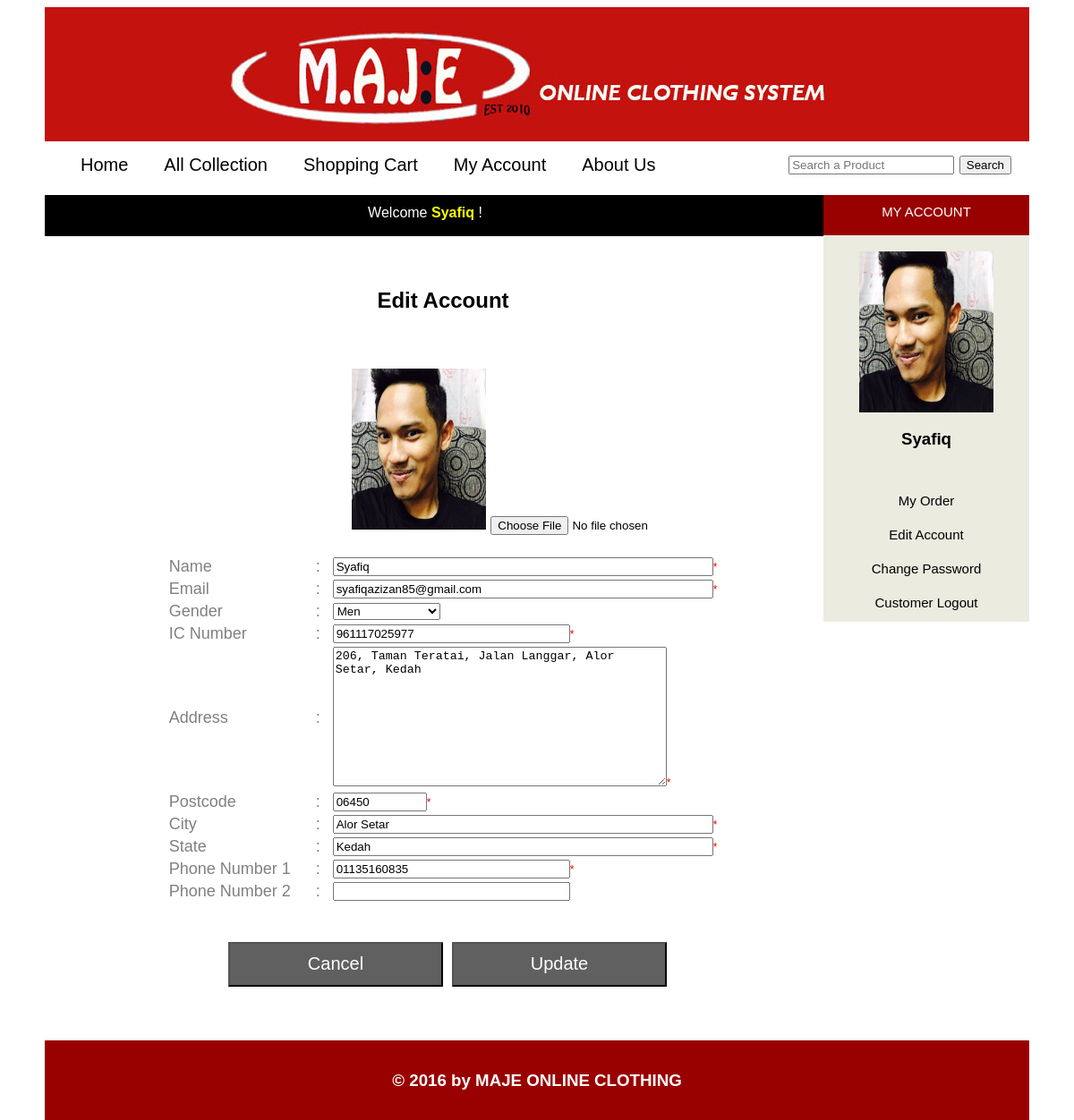
The page /customer/edit_account.php (signed in) on the database its author committed.
### tables this page shows
CREATE TABLE `customer` (
  `c_id` int(255) NOT NULL,
  `email` varchar(255) NOT NULL,
  `psw` varchar(255) NOT NULL,
  `name` varchar(255) NOT NULL,
  `gender` varchar(6) NOT NULL,
  `ic` varchar(12) NOT NULL,
  `image` varchar(255) NOT NULL,
  `address` text NOT NULL,
  `pos_code` varchar(5) NOT NULL,
  `city` varchar(255) NOT NULL,
  `state` varchar(255) NOT NULL,
  `phone1` varchar(11) NOT NULL,
  `phone2` varchar(11) NOT NULL
);

### customer/edit_account.php (the view, shortened to what this page needs)
<?php
	include('interface.php');
?>
<html>
<head>
	<link rel="stylesheet" type="text/css" href="../css/MAJE.css">
</head>
<body>
<div class="body">
	<div class="content">
		<div class="content_item">
			<div class="bar2">
			</div>
			<div class='detail_text2'>
				<?php
					$nameErr = $emailErr = $icErr = $addressErr = $poscodeErr = $cityErr = $stateErr = $phone1Err = $phone2Err ="";
				?>
				<form action="<?php echo htmlspecialchars($_SERVER["PHP_SELF"]);?>" method="post" enctype="multipart/form-data"/>
					<br><h2 align="center">Edit Account</h2><br>
					<table align='center' border='0' class='table'>
					<?php
					$sql = "select * from customer where email='".$_SESSION['email']."'";
					$run = mysql_query($sql);
					while($row=mysql_fetch_array($run))
					{
						$name = $row['name'];
						$email = $row['email'];
						$gender = $row['gender'];
						$ic = $row['ic'];
						$image =$row['image'];
						$address = $row['address'];
						$poscode = $row['pos_code'];
						$city = $row['city'];
						$state = $row['state'];
						$phone1 = $row['phone1'];
						$phone2 = $row['phone2'];
						echo "
							<tr>
								<td colspan='3'>
									<div style='text-align:right;'><br><img src='profile_image/$image' width='150px' height='180px'/>
									<input type='file' name='image' accept='image/*' /><br><br></div>
								</td>
							</tr>
							<tr>
								<td width='160' style='color: #808080;'>Name</td>
								<td width='15' style='color: #808080;'>:</td>
								<td><input type='text' name='name' size='50' value='$name'/><font class='error'>* $nameErr</font></td>
							</tr>
							<tr>
								<td style='color: #808080;'>Email</td>
								<td style='color: #808080;'>:</td>
								<td><input type='text' name='email' size='50' value='$email'/><font class='error'>* $emailErr</font></td>
							</tr>
							<tr>
								<td style='color: #808080;'>Gender</td>
								<td style='color: #808080;'>:</td>
								<td>";
							if($gender == 'Men')
							{
								echo"<select name='gender' style='width: 120px;'>
										<option value='Men'>Men</option>
										<option value='Women'>Women</option>
									</select>";
							}
							else
							{
								echo"<select name='gender' style='width: 120px;'>
										<option value='Women'>Women</option>
										<option value='Men'>Men</option>
									</select>";
							}
						echo"	</td>
							</tr>
							<tr>
								<td style='color: #808080;'>IC Number</td>
								<td style='color: #808080;'>:</td>
								<td><input type='text' name='ic' size='30' value='$ic'/><font class='error'>* $icErr</font></td>
							</tr>
							<tr>
								<td style='color: #808080;'>Address</td>
								<td style='color: #808080;'>:</td>
								<td><textarea name='address' cols='44' rows='10'>$address</textarea><font class='error'>* $addressErr</font></td>
							</tr>
							<tr>
								<td style='color: #808080;'>Postcode</td>
								<td style='color: #808080;'>:</td>
								<td><input type='text' name='poscode' size='10' value='$poscode'/><font class='error'>* $poscodeErr</font></td>
							</tr>
							<tr>
								<td style='color: #808080;'>City</td>
								<td style='color: #808080;'>:</td>
								<td><input type='text' name='city' size='50' value='$city'/><font class='error'>* $cityErr</font></td>
							</tr>
							<tr>
								<td style='color: #808080;'>State</td>
								<td style='color: #808080;'>:</td>
								<td><input type='text' name='state' size='50' value='$state'/><font class='error'>* $stateErr</font></td>
							</tr>
							<tr>
								<td style='color: #808080;'>Phone Number 1</td>
								<td style='color: #808080;'>:</td>
								<td><input type='text' name='phone1' size='30' value='$phone1'/><font class='error'>* $phone1Err</font></td>
							</tr>
							<tr>
								<td style='color: #808080;'>Phone Number 2</td>
								<td style='color: #808080;'>:</td>
								<td><input type='text' name='phone2' size='30' value='$phone2'/><font class='error'> $phone2Err</font></td>
							</tr>
							<tr>
								<td colspan='3'>
									<div style='text-align:center;'><br><br><input type='submit' name='cancel' value='Cancel' class='btn4'/><input type='submit' name='update' value='Update' class='btn4'/><br><br></div>
								</td>
							</tr>
							";
					}
					?>
					</table>
			</div>
		</div>
		<div class="sidebar">
			<div class="sidebar_title">MY ACCOUNT</div>
				<?php
					$email = $_SESSION['email'];
					$sql = "select * from customer where email='$email'";
					$run = mysql_query($sql);
					while($row=mysql_fetch_array($run))
					{
						$name = $row['name'];
						$image = $row['image'];
						echo "<div style='text-align:center;'><br><img src='profile_image/$image' width='150px' height='180px'/><h3>$name</h3><br></div>";
					}
				?>
				<div class="sidebar_item">
					<a href="my_order.php">My Order</a>
				</div>
				<div class="sidebar_item">
					<a href="edit_account.php">Edit Account</a>
				</div>
				<div class="sidebar_item">
					<a href="c_password.php">Change Password</a>
				</div>
				<div class="sidebar_item">
					<a href="../logout.php">Customer Logout</a>
				</div>
		</div>
	</div>
</div>
</body>
</html>

### css/MAJE.css (style rules this page uses)
.body { background:white; font-family:Sans-serif; width: 1100px; margin: 0 auto 0 auto; }
.content { width: 1100px; margin: 10px auto 0 auto; }
.sidebar { background:#ebebe0; width:230px; float:left; margin-top:0; }
.sidebar_title { background:#990000; color:white; font-size:15px; font-family: Sans-serif; padding:10px; height: 25px; text-decoration:none; text-align: center; }
a { color: inherit; text-decoration:none; }
.sidebar_item { color:black; padding:8px; margin:5px; font-size:15px; font-family:Sans-serif; text-align: center; }
.content_item { width:870px; background: white; float: left; margin-top:0; min-height: 600px; }
.bar2 { background: black; color:white; margin-top:0; margin-bottom:20px; padding:11px 20px 10px 0; height: 25px; text-align:right; }
.detail_text2 { float:none; margin-left:auto; margin-right:auto; padding-left: 20px; }
.table { font-size:18px; font-family: Sans-serif; }
.btn4 { height: 50px; width: 240px; margin-left:10px; font-size: 20px; color: white; background: #606060; }
.error { font-size: 12px; color: red; }

### rows shown on the page
customer: image (picture), name "Syafiq", email "syafiqazizan85@gmail.com", ic "961117025977", address "206, Taman Teratai, Jalan Langgar, Alor Setar, Kedah", poscode "06450", city "Alor Setar", state "Kedah", phone1 "01135160835"

### other values the page prints
$_SESSION['name'] "Syafiq"
